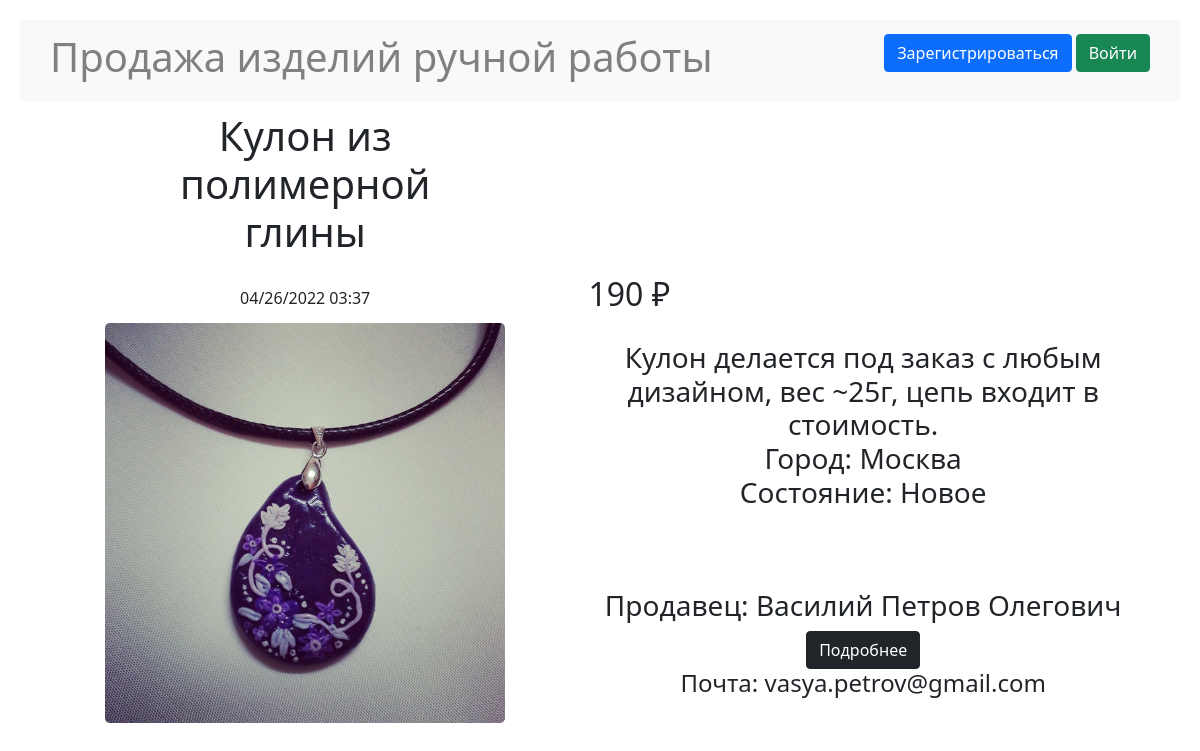
Screenshot of /ad/details/4 with the database file from the repository.
### data/ads.py (models this page shows)
class Ad(SqlAlchemyBase, SerializerMixin):
    __tablename__ = 'ads'
    id = sqlalchemy.Column(sqlalchemy.Integer,
                           primary_key=True, autoincrement=True)
    user_id = sqlalchemy.Column(sqlalchemy.Integer,
                                sqlalchemy.ForeignKey("users.id"))
    title = sqlalchemy.Column(sqlalchemy.String, nullable=True)
    content = sqlalchemy.Column(sqlalchemy.String, nullable=True)
    price = sqlalchemy.Column(sqlalchemy.Integer, nullable=True)
    filename = sqlalchemy.Column(sqlalchemy.String, nullable=True)
    created_date = sqlalchemy.Column(sqlalchemy.DateTime,
                                     default=datetime.datetime.now)
    is_sold = sqlalchemy.Column(sqlalchemy.Boolean, default=False)
    material = sqlalchemy.Column(sqlalchemy.String, nullable=True)
    condition = sqlalchemy.Column(sqlalchemy.String, nullable=True)
    user = orm.relation('User')

### data/users.py (models this page shows, shortened)
class User(SqlAlchemyBase, UserMixin, SerializerMixin):
    __tablename__ = 'users'
    id = sqlalchemy.Column(sqlalchemy.Integer,
                           primary_key=True, autoincrement=True)
    name = sqlalchemy.Column(sqlalchemy.String, nullable=True)
    surname = sqlalchemy.Column(sqlalchemy.String, nullable=True)
    patronymic = sqlalchemy.Column(sqlalchemy.String, nullable=True)
    city = sqlalchemy.Column(sqlalchemy.String, nullable=True)
    age = sqlalchemy.Column(sqlalchemy.Integer, nullable=True)
    email = sqlalchemy.Column(sqlalchemy.String,
                              index=True, unique=True, nullable=True)
    about = sqlalchemy.Column(sqlalchemy.String, nullable=True)
    hashed_password = sqlalchemy.Column(sqlalchemy.String, nullable=True)
    created_date = sqlalchemy.Column(sqlalchemy.DateTime,
                                     default=datetime.datetime.now)
    ads = orm.relation("Ad", back_populates='user')

### main.py (the view)
@app.route("/ad/details/<int:ad_id>")
def ad_details(ad_id):
    db_sess = db_session.create_session()
    ad = db_sess.query(Ad).filter(Ad.id == ad_id).first()
    return render_template("ad_details.html", ad=ad,
                           title=f"Обзор товара")

### data/db_session.py (called while the page is built)
def create_session() -> Session:
    global __factory
    return __factory()

### templates/ad_details.html (shortened to what this page needs)
{% extends "base.html" %}
{% block content %}
{% set i, item = ad.id, ad %}
<table>
    <tr>
        <td align="center" style="padding: 10px 80px;" ><h1>{{ ad.title }}</h1></td>
    </tr>
    <tr>
        <td align="center">{{ad.created_date.strftime("%m/%d/%Y %H:%M")}}</td>
                <td align="left" style="padding-left: 20px;"><h2>{{ad.price}} ₽</h2></td>
    </tr>
    <tr>
        <td align="center">
            <a data-bs-toggle="modal" data-bs-target="#Modal{{ad.id}}">
                <img class="add_img rounded-3" alt="Изображение товара"
                     src="/static/img/{{ad.filename}}" width="400">
            </a>
        </td>
        <td align="center">
            <div><h3>{{ ad.content }}<br>
                Город: {{ ad.user.city }}<br>
                Состояние: {{ ad.condition }}</h3></div>
            <div align="bottom" style="margin-top: 80px">
                <h3>Продавец: {{ ad.user.name }} {{ ad.user.surname }}
                    {{ ad.user.patronymic }} </h3>
                <div align="center"><a href="/user/{{ad.user.id}}/active">
                    <button type="button" class="btn btn-dark">Подробнее
                    </button>
                </a></div>
                <h4>Почта: {{ad.user.email}}</h4>
            </div>
        </td>
    </tr>
</table>
{% endblock %}

### static/css/base.css (style rules this page uses)
body { margin: 20px; }

### rows the page displays
Ad: title "Кулон из полимерной глины", created_date "04/26/2022 03:37", price "190", filename (picture), content "Кулон делается под заказ с любым дизайном, вес ~25г, цепь входит в стоимость.", condition "Новое"
User: user.city "Москва", user.name "Василий", user.surname "Петров", user.patronymic "Олегович", user.email "vasya.petrov@gmail.com"
